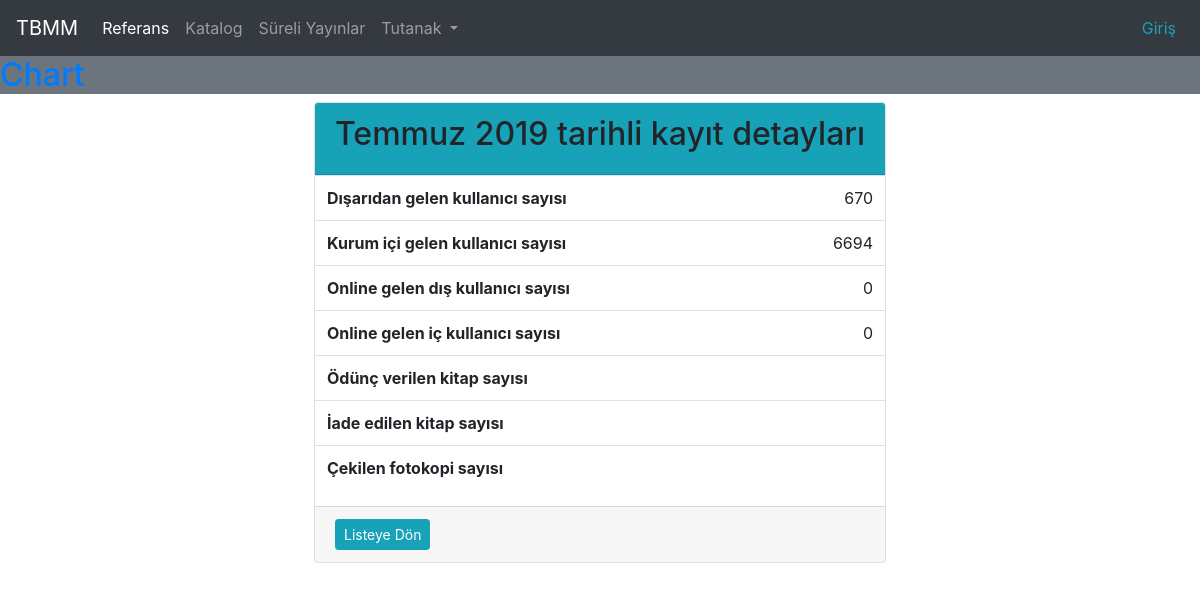
Page /referans/23/ on the earlier database version.
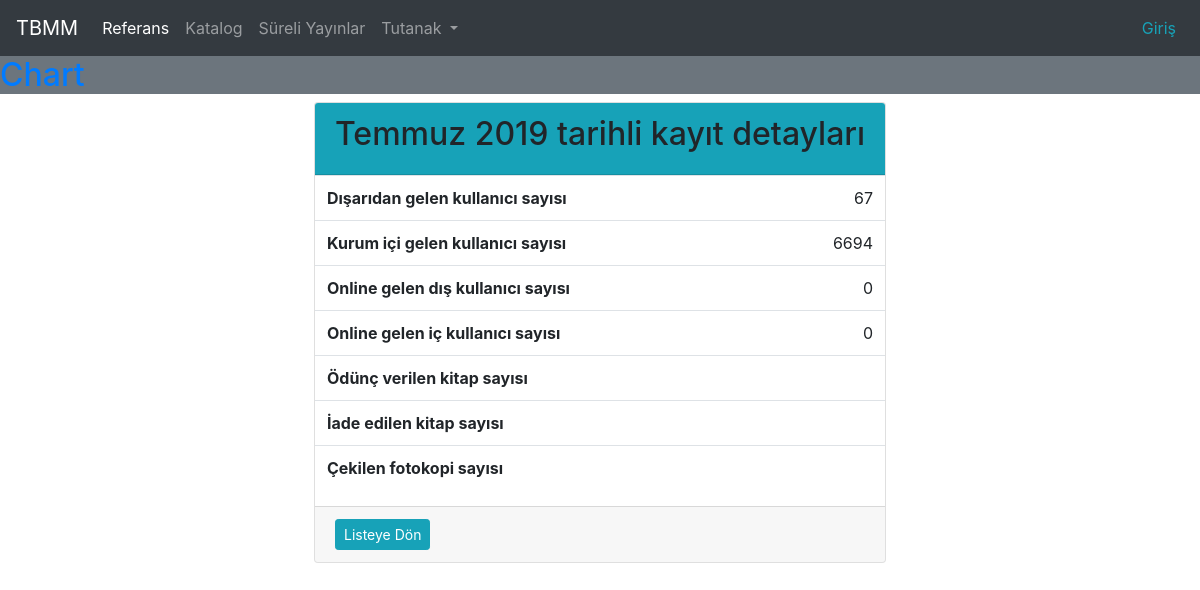
Same page on the later database version.
### cockpit/models.py (models this page shows, shortened)
class ReferenceServiceAnalytic(models.Model):
    user_from_out = models.IntegerField(default=0, verbose_name="Dışarıdan gelen kullanıcı sayısı.")
    user_from_inside = models.IntegerField(default=0, verbose_name="İçeriden gelen kullanıcı sayısı.")
    online_user_outside = models.IntegerField(default=0, verbose_name="Dışarıdan gelen online kullanıcı sayısı.")
    online_user_inside = models.IntegerField(default=0, verbose_name="İçeriden gelen online kullanıcı sayısı.")
    open_access_session_count = models.IntegerField(default=0, verbose_name="Açık erişim sistemi oturum açmış kullanıcı sayısı.")
    depo_used_book             = models.IntegerField(default=0, verbose_name="Depodan çıkartılan kitap sayısı.")
    depo_used_journal          = models.IntegerField(default=0, verbose_name="Depodan çıkartılan dergi sayısı.")
    depo_used_newspaper        = models.IntegerField(default=0, verbose_name="Depodan çıkartılan gazete sayısı.")
    book_on_loan               = models.IntegerField(default=0, verbose_name="Ödünç verilen kitap sayısı.")
    book_renew                 = models.IntegerField(default=0, verbose_name="Süresi uzatılan kitap sayısı.")
    book_withdraw              = models.IntegerField(default=0, verbose_name="İade edilen kitap sayısı.")
    book_on_loan_mp            = models.IntegerField(default=0, verbose_name="Vekillere ödünç verilen kitap sayısı.")
    book_on_loan_retired_mp    = models.IntegerField(default=0, verbose_name="Emekli vekillere ödünç verilen kitap sayısı.")
    book_on_loan_patron_inside = models.IntegerField(default=0, verbose_name="Personele ödünç verilen kitap sayısı.")
    mp_count_for_book_use        = models.IntegerField(default=0, verbose_name="Kitap ödünç verilen vekil sayısı.")
    retired_mp_count_book_use    = models.IntegerField(default=0, verbose_name="Kitap ödünç verilen emekli vekil sayısı.")
    inside_patron_count_book_use = models.IntegerField(default=0, verbose_name="Kitap ödünç verilen kurum içi kullanıcı  sayısı.")
    microfilm_use_mp               = models.IntegerField(default=0, verbose_name="Mikrofilm kullanmış vekil sayısı.")
    microfilm_use_retired_mp       = models.IntegerField(default=0, verbose_name="Mikrofilm kullanmış emekli vekil sayısı.")
    microfilm_use_patron_inside    = models.IntegerField(default=0, verbose_name="Mikrofilm kullanmış kurum içi personel sayısı.")
    microfilm_use_patron_outside   = models.IntegerField(default=0, verbose_name="Mikrofim kullanmış kurum dışı personel sayısı.")
    microfilm_income           = models.FloatField(default = 0, verbose_name="Mikrofilmden tahsil edilen TL.")
    photocopy_a4_formal = models.IntegerField(default=0, verbose_name="A4 boyutunda resmi fotokopi sayısı.")
    photocopy_a3_formal = models.IntegerField(default=0, verbose_name="A3 boyutunda resmi fotokopi sayısı.")
    photocopy_a4_paid = models.IntegerField(default=0, verbose_name="A4 boyutunda ücreti ödenmiş fotokopi sayısı.")
    photocopy_a3_paid = models.IntegerField(default=0, verbose_name="A3 boyutunda ücreti ödenmiş fotokopi sayısı.")
    photocopy_income = models.FloatField(default = 0, verbose_name="Fotokopiden tahsil edilen TL.")
    dijitalized_papers = models.IntegerField(default = 0, verbose_name="Dijital kopya sayısı.")
    notes = models.TextField(max_length=1500, blank=True, verbose_name="Ekstra not alanı.")
    date = models.DateField( verbose_name="Kaydın girildiği tarih")

### cockpit/views.py (the view)
# urls.py: path('referans/<int:pk>/', views.RefAnalyticsDetailView.as_view(), name="detail"),
class RefAnalyticsDetailView(DetailView):
    model = ReferenceServiceAnalytic

### cockpit/templates/cockpit/referenceserviceanalytic_detail.html (shortened to what this page needs)
{% include 'cockpit/header.html' %} {% load my_tags %}
<div class="container">
  <div class="row justify-content-center">
    <div class="card">
      <div class="card-header bg-info">
        <h2>{{ referenceserviceanalytic.date|date:"F Y"}} tarihli kayıt
        detayları</h2>
      </div>
      <table class="table ">
        <tbody>
          <tr>
            <th class="" scope="row">Dışarıdan gelen kullanıcı sayısı</th>
            <td class="text-right">
              {{ referenceserviceanalytic.user_from_out|rjust:"100"}}
            </td>
          </tr>
          <tr>
            <th scope="row">Kurum içi gelen kullanıcı sayısı</th>
            <td class="text-right">
              {{ referenceserviceanalytic.user_from_inside }}
            </td>
          </tr>
          <tr>
            <th scope="row">Online gelen dış kullanıcı sayısı</th>
            <td class="text-right">
              {{ referenceserviceanalytic.online_user_outside }}
            </td>
          </tr>
          <tr>
            <th scope="row">Online gelen iç kullanıcı sayısı</th>
            <td class="text-right">
              {{ referenceserviceanalytic.online_user_inside }}
            </td>
          </tr>
          <tr>
            <th scope="row">Ödünç verilen kitap sayısı</th>
            <td class="text-right">
            </td>
          </tr>
          <tr>
            <th scope="row">İade edilen kitap sayısı</th>
            <td class="text-right">
            </td>
          </tr>
          <tr>
            <th scope="row">Çekilen fotokopi sayısı</th>
            <td class="text-right">{{referenceserviceanalytic.photocopy}}</td>
          </tr>
        </tbody>
      </table>
      <div class="card-footer">
        <div class="row justify-content-between">
          <div class="col-sm">
            <a class="btn btn-info btn-sm" href="{% url 'reference_index' %}">Listeye Dön</a>
          </div>
        </div>
      </div>
    </div>
  </div>
</div>
{% include 'cockpit/footer.html' %}

Differences in the rows shown:
changed ReferenceServiceAnalytic: user_from_out "670" → "67"
